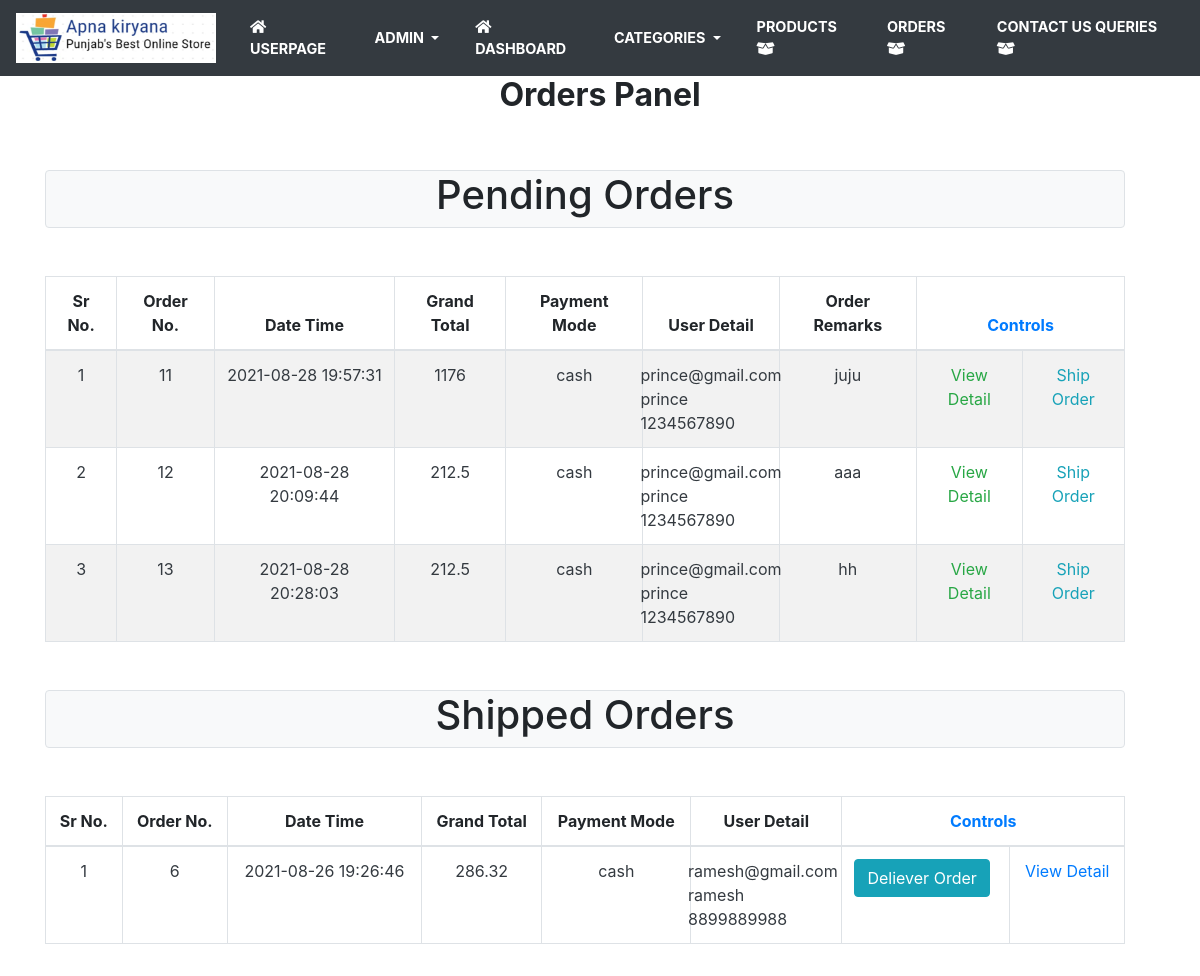
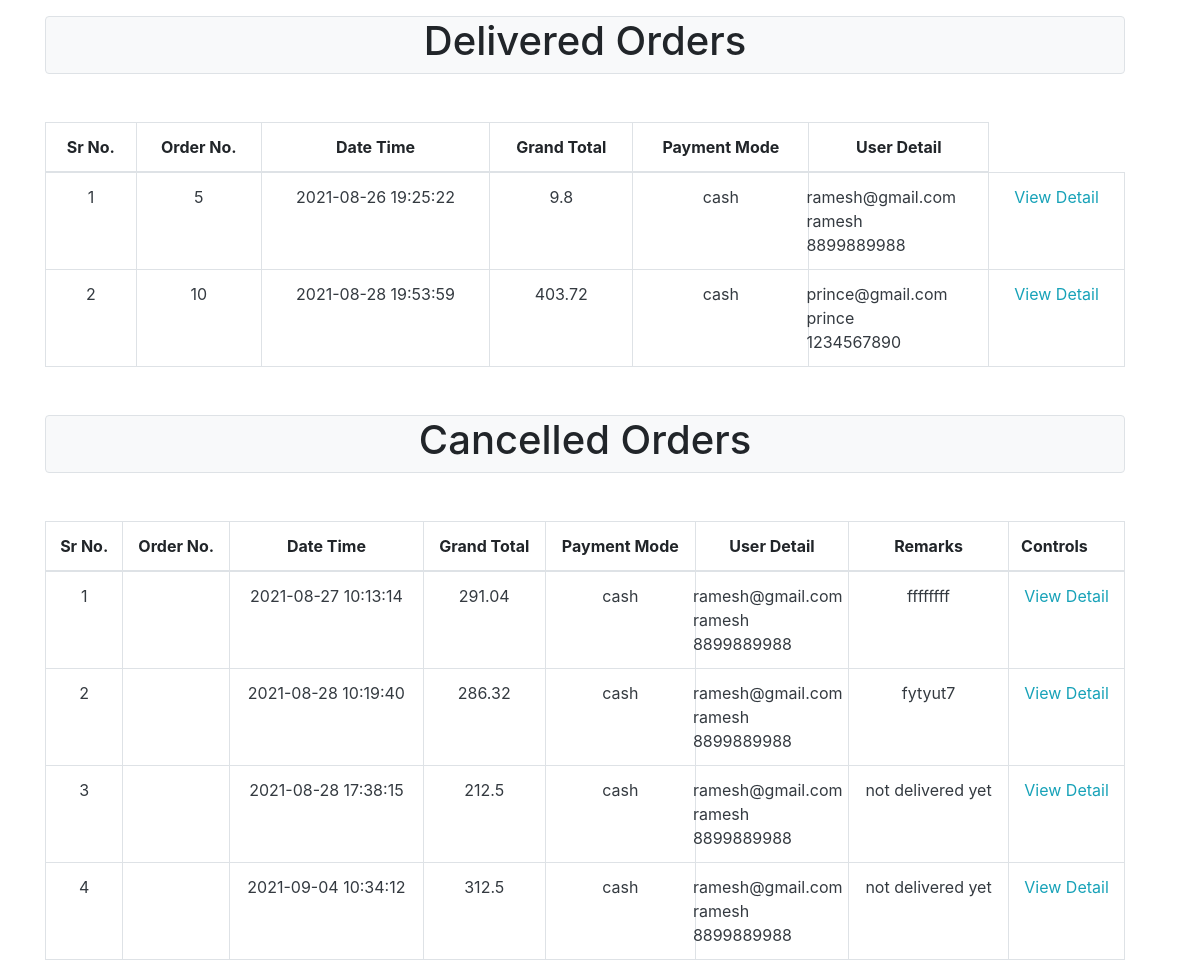
/Grocery/vieworder.php (signed in), run on the app's committed database (2 pictures, top to bottom).
### tables this page shows
CREATE TABLE `bill` (
  `billid` int(11) NOT NULL,
  `grandtotal` float NOT NULL,
  `datetime` datetime NOT NULL,
  `paymentmethod` varchar(20) NOT NULL,
  `city` varchar(100) NOT NULL,
  `zipcode` int(6) NOT NULL,
  `address` text NOT NULL,
  `remarks` text NOT NULL,
  `status` varchar(30) NOT NULL,
  `trackingid` int(6) DEFAULT NULL,
  `companyname` varchar(100) DEFAULT NULL,
  `trackingurl` varchar(300) DEFAULT NULL,
  `trackremarks` text DEFAULT NULL,
  `personreceived` varchar(100) DEFAULT NULL,
  `returnremarks` text DEFAULT NULL,
  `email` varchar(100) NOT NULL
);

CREATE TABLE `users` (
  `email` varchar(100) NOT NULL,
  `fullname` varchar(100) NOT NULL,
  `password` varchar(50) NOT NULL,
  `gender` varchar(30) NOT NULL,
  `mobile` varchar(15) NOT NULL
);

### Grocery/vieworder.php (the view, shortened to what this page needs)
<!doctype html>
<html lang="en">
<head>
</head>
<body>
<?php
include_once 'adminheader2.php';
?>
<div class="container">
    <h2 class="text-center"><b>Orders Panel</b></h2>
    <div class="row mt-2 col-sm-12">
        <div class="col-lg-12 text-center border rounded bg-light my-5">
            <h1>Pending Orders</h1>
        </div>
        <div class="table-responsive">
            <table class="table table-bordered table-striped table-responsive">
                <thead>
                <tr>
                    <th class="text-center">Sr No.</th>
                    <th class="text-center">Order No.</th>
                    <th class="text-center">Date Time</th>
                    <th class="text-center">Grand Total</th>
                    <th class="text-center">Payment Mode</th>
                    <th colspan="2" class="text-center">User Detail</th>
                    <th class="text-center">Order Remarks</th>
                    <th class="text-center text-primary" colspan="2">Controls</th>
                </tr>
                </thead>
                <tbody>
                <?php
                $k = 0;
                include_once "connection.php";
                $sql1 = "SELECT * FROM `bill` inner JOIN users on bill.email = users.email WHERE bill.status ='pending'";
                $result = mysqli_query($con, $sql1);
                while ($order = mysqli_fetch_array($result)) {
                    $k++;
                    ?>
                    <tr>
                        <td class="text-center text-dark"><?php echo $k; ?></td>
                        <td class="text-center text-dark"><?php echo $order["billid"]; ?></td>
                        <td class="text-center text-dark"><?php echo $order["datetime"]; ?></td>
                        <td class="text-center text-dark"><?php echo $order["grandtotal"]; ?></td>
                        <td class="text-center text-dark"><?php echo $order["paymentmethod"]; ?></td>
                        <td colspan="2" class="text-center text-dark">
                            <div class="row"><?php echo $order["email"]; ?></div>
                            <div class="row"><?php echo $order["fullname"]; ?></div>
                            <div class="row"><?php echo $order["mobile"]; ?></div>
                        </td>
                        <td class="text-center text-dark"><?php echo $order["remarks"]; ?></td>
                        <td class="text-center text-info"><a class="text-success"
                                                             href="vieworderdetail.php?q=<?php echo $order['billid']; ?>&r=<?php echo $order['fullname']; ?>&s=<?php echo $order['mobile']; ?>">View
                                Detail</a></td>
                        <td class="text-center text-success"><a class="text-info"
                                                                href="shiporder.php?q=<?php echo $order['billid']; ?>">Ship
                                Order</a>
                        </td>
                    </tr>
                    <?php
                }
                ?>
                </tbody>
            </table>
            <div class="col-lg-12 text-center border rounded bg-light my-5">
                <h1>Shipped Orders</h1>
            </div>
            <table class="table table-bordered">
                <thead>
                <tr>
                    <th class="text-center">Sr No.</th>
                    <th class="text-center">Order No.</th>
                    <th class="text-center">Date Time</th>
                    <th class="text-center">Grand Total</th>
                    <th class="text-center">Payment Mode</th>
                    <th class="text-center">User Detail</th>
                    <th class="text-center text-primary" colspan="2">Controls</th>
                </tr>
                </thead>
                <tbody>
                <?php
                $k = 0;
                include_once "connection.php";
                $sql1 = "SELECT * FROM `bill` inner JOIN users on bill.email = users.email WHERE bill.status ='shipped'";
                $result = mysqli_query($con, $sql1);
                while ($order = mysqli_fetch_array($result)) {
                    $k++;
                    ?>
                    <tr>
                        <td class="text-center text-dark"><?php echo $k; ?></td>
                        <td class="text-center text-dark"><?php echo $order["billid"]; ?></td>
                        <td class="text-center text-dark"><?php echo $order["datetime"]; ?></td>
                        <td class="text-center text-dark"><?php echo $order["grandtotal"]; ?></td>
                        <td class="text-center text-dark"><?php echo $order["paymentmethod"]; ?></td>
                        <td class="text-center text-dark">
                            <div class="row"><?php echo $order["email"]; ?></div>
                            <div class="row"><?php echo $order["fullname"]; ?></div>
                            <div class="row"><?php echo $order["mobile"]; ?></div>
                        </td>
                        <td>
                            <strong class="btn btn-info"
                                    onclick="showmodal(<?php echo $order['billid']; ?>)">Deliever Order</strong>
                        </td>
                        <td class="text-center text-info"><a
                                    href="vieworderdetail.php?q=<?php echo $order['billid']; ?>&r=<?php echo $order['fullname']; ?>&s=<?php echo $order['mobile']; ?>">View
                                Detail</a></td>
                    </tr>
                    <?php
                }
                ?>
                </tbody>
            </table>
            <div class="col-lg-12 text-center border rounded bg-light my-5">
                <h1>Delivered Orders</h1>
            </div>
            <table class="table table-bordered">
                <thead>
                <tr>
                    <th class="text-center">Sr No.</th>
                    <th class="text-center">Order No.</th>
                    <th class="text-center">Date Time</th>
                    <th class="text-center">Grand Total</th>
                    <th class="text-center">Payment Mode</th>
                    <th class="text-center">User Detail</th>
                </tr>
                </thead>
                <tbody>
                <?php
                $k = 0;
                include_once "connection.php";
                $sql1 = "SELECT * FROM `bill` inner JOIN users on bill.email = users.email WHERE bill.status ='delievered'";
                $result = mysqli_query($con, $sql1);
                while ($order = mysqli_fetch_array($result)) {
                    $k++;
                    ?>
                    <tr>
                        <td class="text-center text-dark"><?php echo $k; ?></td>
                        <td class="text-center text-dark"><?php echo $order["billid"]; ?></td>
                        <td class="text-center text-dark"><?php echo $order["datetime"]; ?></td>
                        <td class="text-center text-dark"><?php echo $order["grandtotal"]; ?></td>
                        <td class="text-center text-dark"><?php echo $order["paymentmethod"]; ?></td>
                        <td class="text-center text-dark">
                            <div class="row"><?php echo $order["email"]; ?></div>
                            <div class="row"><?php echo $order["fullname"]; ?></div>
                            <div class="row"><?php echo $order["mobile"]; ?></div>
                        </td>
                        <td class="text-center text-info"><a class="text-info"
                                                             href="vieworderdetail.php?q=
                                <?php echo $order['billid']; ?>&r=<?php echo $order['fullname']; ?>&s=
                                <?php echo $order['mobile']; ?>">View
                                Detail</a></td>
                    </tr>
                    <?php
                }
                ?>
                </tbody>
            </table>
            <div class="col-lg-12 text-center border rounded bg-light my-5">
                <h1>Cancelled Orders</h1>
            </div>
            <table class="table table-bordered">
                <thead>
                <tr>
                    <th class="text-center">Sr No.</th>
                    <th class="text-center">Order No.</th>
                    <th class="text-center">Date Time</th>
                    <th class="text-center">Grand Total</th>
                    <th class="text-center">Payment Mode</th>
                    <th class="text-center">User Detail</th>
                    <th class="text-center">Remarks</th>
                    <TH>Controls</TH>
                </tr>
                </thead>
                <tbody>
                <?php
                $k = 0;
                include_once "connection.php";
                $sql1 = "SELECT * FROM `bill` inner JOIN users on bill.email = users.email WHERE bill.status ='cancelled'";
                $result = mysqli_query($con, $sql1);
                while ($order = mysqli_fetch_array($result)) {
                    $k++;
                    ?>
                    <tr>
                        <td class="text-center text-dark"><?php echo $k; ?></td>
                        <td class="text-center text-dark"><?php echo $order["id"]; ?></td>
                        <td class="text-center text-dark"><?php echo $order["datetime"]; ?></td>
                        <td class="text-center text-dark"><?php echo $order["grandtotal"]; ?></td>
                        <td class="text-center text-dark"><?php echo $order["paymentmethod"]; ?></td>
                        <td class="text-center text-dark">
                            <div class="row"><?php echo $order["email"]; ?></div>
                            <div class="row"><?php echo $order["fullname"]; ?></div>
                            <div class="row"><?php echo $order["mobile"]; ?></div>
                        </td>
                        <td class="text-center text-dark"><?php echo $order["returnremarks"]; ?></td>
                        <td class="text-center text-info"><a class="text-info"
                                                             href="vieworderdetail.php?q=
                                <?php echo $order['id']; ?>&r=<?php echo $order['fullname']; ?>&s=
                                <?php echo $order['mobile']; ?>">View Detail</a></td>
                    </tr>
                    <?php
                }
                ?>
                </tbody>
            </table>
        </div>
</body>
</html>

### data on the page
bill: billid "11", datetime "2021-08-28 19:57:31", grandtotal "1176", paymentmethod "cash", email.email "prince@gmail.com", email.fullname "prince", email.mobile "1234567890", remarks "juju"
bill: billid "12", datetime "2021-08-28 20:09:44", grandtotal "212.5", paymentmethod "cash", email.email "prince@gmail.com", email.fullname "prince", email.mobile "1234567890", remarks "aaa"
bill: billid "13", datetime "2021-08-28 20:28:03", grandtotal "212.5", paymentmethod "cash", email.email "prince@gmail.com", email.fullname "prince", email.mobile "1234567890", remarks "hh"
bill: billid "6", datetime "2021-08-26 19:26:46", grandtotal "286.32", paymentmethod "cash", email.email "ramesh@gmail.com", email.fullname "ramesh", email.mobile "8899889988"
bill: billid "5", datetime "2021-08-26 19:25:22", grandtotal "9.8", paymentmethod "cash", email.email "ramesh@gmail.com", email.fullname "ramesh", email.mobile "8899889988"
bill: billid "10", datetime "2021-08-28 19:53:59", grandtotal "403.72", paymentmethod "cash", email.email "prince@gmail.com", email.fullname "prince", email.mobile "1234567890"
bill: datetime "2021-08-27 10:13:14", grandtotal "291.04", paymentmethod "cash", email.email "ramesh@gmail.com", email.fullname "ramesh", email.mobile "8899889988", returnremarks "ffffffff"
bill: datetime "2021-08-28 10:19:40", grandtotal "286.32", paymentmethod "cash", email.email "ramesh@gmail.com", email.fullname "ramesh", email.mobile "8899889988", returnremarks "fytyut7"
bill: datetime "2021-08-28 17:38:15", grandtotal "212.5", paymentmethod "cash", email.email "ramesh@gmail.com", email.fullname "ramesh", email.mobile "8899889988", returnremarks "not delivered yet"
bill: datetime "2021-09-04 10:34:12", grandtotal "312.5", paymentmethod "cash", email.email "ramesh@gmail.com", email.fullname "ramesh", email.mobile "8899889988", returnremarks "not delivered yet"
